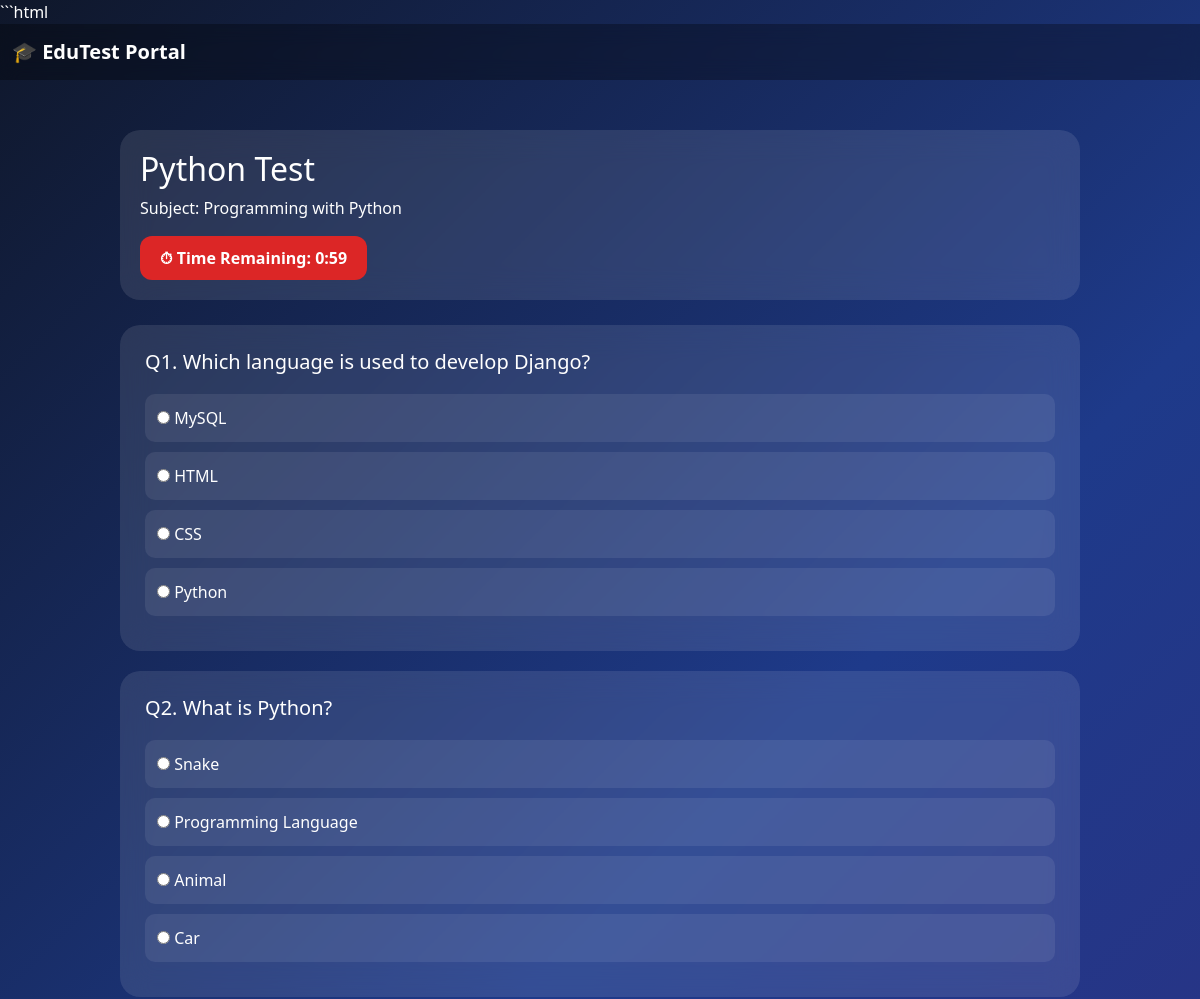
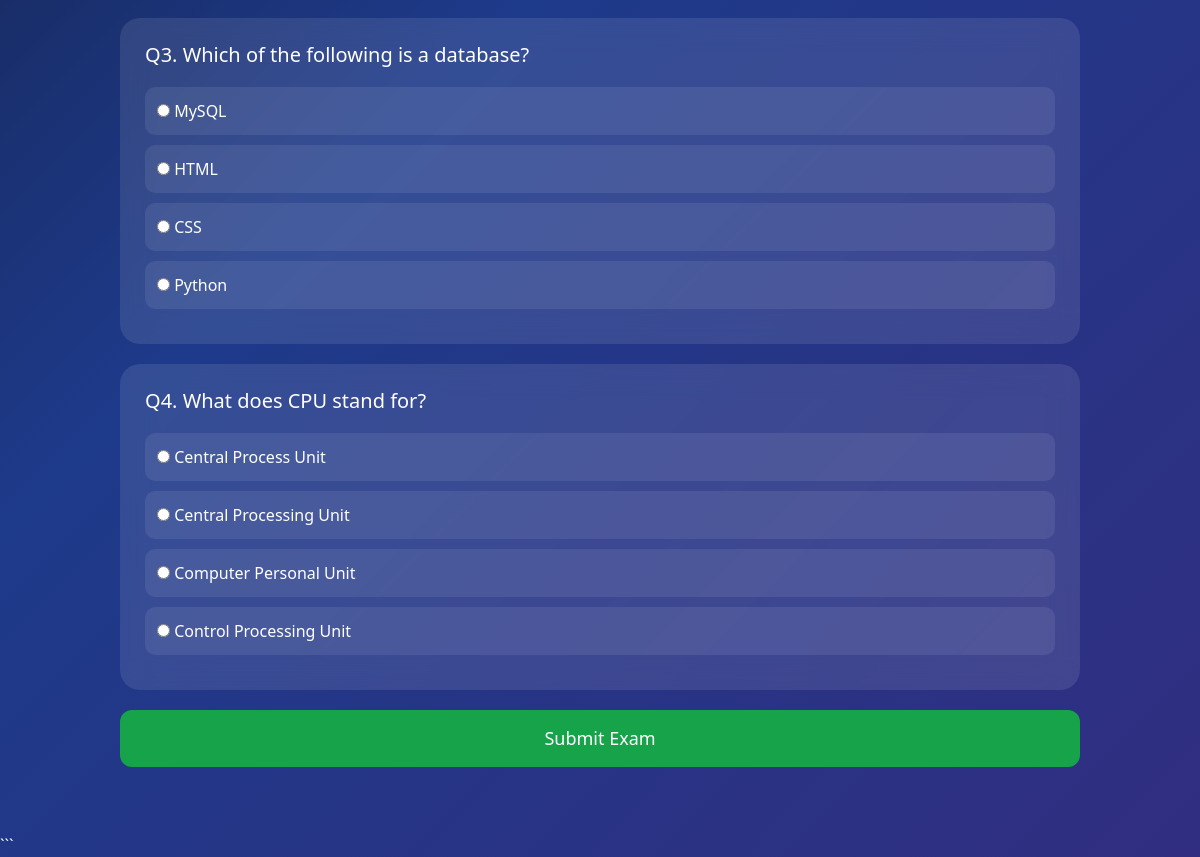
The app's page /exam/1/ with its own data (2 pictures, top to bottom).
### exams/models.py (models this page shows, shortened)
class Exam(models.Model):
    title = models.CharField(max_length=200)
    subject = models.CharField(max_length=100)
    total_questions = models.IntegerField()
    time_limit = models.IntegerField(help_text="Time in minutes")

class Question(models.Model):
    exam = models.ForeignKey(Exam, on_delete=models.CASCADE)
    question_text = models.CharField(max_length=500)
    option1 = models.CharField(max_length=200)
    option2 = models.CharField(max_length=200)
    option3 = models.CharField(max_length=200)
    option4 = models.CharField(max_length=200)
    correct_option = models.CharField(max_length=200)

### exams/views.py (the view, shortened to what this page needs)
# urls.py: path('exam/<int:exam_id>/', views.exam, name='exam'),
def exam(request, exam_id):
    exam = Exam.objects.get(id=exam_id)
    questions = Question.objects.filter(
        exam=exam
    ).order_by('?')
    return render(
        request,
        'exam.html',
        {
            'questions': questions,
            'exam': exam
        }
    )

### templates/exam.html (shortened to what this page needs)
<!DOCTYPE html>
<html lang="en">
<head>
<link href="https://cdn.jsdelivr.net/npm/bootstrap@5.3.2/dist/css/bootstrap.min.css" rel="stylesheet">
</head>
<body>
<nav class="navbar navbar-dark">
<div class="container-fluid">
<a class="navbar-brand fw-bold">
🎓 EduTest Portal
</a>
</div>
</nav>
<div class="exam-container">
<div class="exam-header">
<h2>{{ exam.title }}</h2>
<p>
Subject: {{ exam.subject }}
</p>
<div class="timer-box">
⏱ Time Remaining:
<span id="timer">01:00</span>
</div>
</div>
<form method="POST" id="examForm">
{% for q in questions %}
<div class="question-card">
<h5>
Q{{ forloop.counter }}.
{{ q.question_text }}
</h5>
<label class="option d-block">
<input type="radio" name="q{{ q.id }}" value="{{ q.option1 }}">
{{ q.option1 }}
</label>
<label class="option d-block">
<input type="radio" name="q{{ q.id }}" value="{{ q.option2 }}">
{{ q.option2 }}
</label>
<label class="option d-block">
<input type="radio" name="q{{ q.id }}" value="{{ q.option3 }}">
{{ q.option3 }}
</label>
<label class="option d-block">
<input type="radio" name="q{{ q.id }}" value="{{ q.option4 }}">
{{ q.option4 }}
</label>
</div>
{% endfor %}
<button type="submit" class="submit-btn">
Submit Exam
</button>
</form>
</div>
</body>
</html>

### templates/exam.html (style rules this page uses)
body { margin:0; font-family:'Segoe UI',sans-serif; background:linear-gradient( 135deg, #0f172a, #1e3a8a, #312e81 ); color:white; }
.navbar { background:rgba(0,0,0,0.3)!important; backdrop-filter:blur(10px); }
.exam-container { max-width:1000px; margin:30px auto; padding:20px; }
.exam-header { background:rgba(255,255,255,0.1); backdrop-filter:blur(15px); border-radius:20px; padding:20px; margin-bottom:25px; }
.timer-box { background:#dc2626; color:white; padding:10px 20px; border-radius:12px; font-weight:bold; display:inline-block; }
.question-card { background:rgba(255,255,255,0.1); backdrop-filter:blur(15px); border-radius:20px; padding:25px; margin-bottom:20px; }
.question-card h5 { margin-bottom:20px; }
.option { background:rgba(255,255,255,0.08); padding:12px; border-radius:10px; margin-bottom:10px; }
.submit-btn { width:100%; padding:15px; font-size:18px; border:none; border-radius:12px; background:#16a34a; color:white; }

### records on screen
Exam: title "Python Test", subject "Programming with Python"
Question: question_text "Which language is used to develop Django?", option1 "MySQL", option2 "HTML", option3 "CSS", option4 "Python"
Question: question_text "What is Python?", option1 "Snake", option2 "Programming Language", option3 "Animal", option4 "Car"
Question: question_text "Which of the following is a database?", option1 "MySQL", option2 "HTML", option3 "CSS", option4 "Python"
Question: question_text "What does CPU stand for?", option1 "Central Process Unit", option2 "Central Processing Unit", option3 "Computer Personal Unit", option4 "Control Processing Unit"
